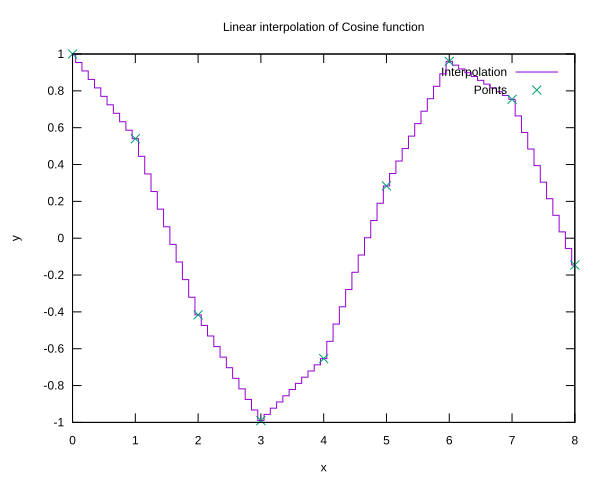

Write gnuplot code to recreate this figure.
set terminal svg enhanced background "white"
set output 'Linterp.svg'

set xlabel 'x'
set ylabel 'y'

# Title
set title 'Linear interpolation of Cosine function'

plot 'Out.Linterp.interp.txt' using 1:2 w histeps title 'Interpolation', \
     'Out.Linterp.xy.txt' using 1:2 w p title 'Points'
